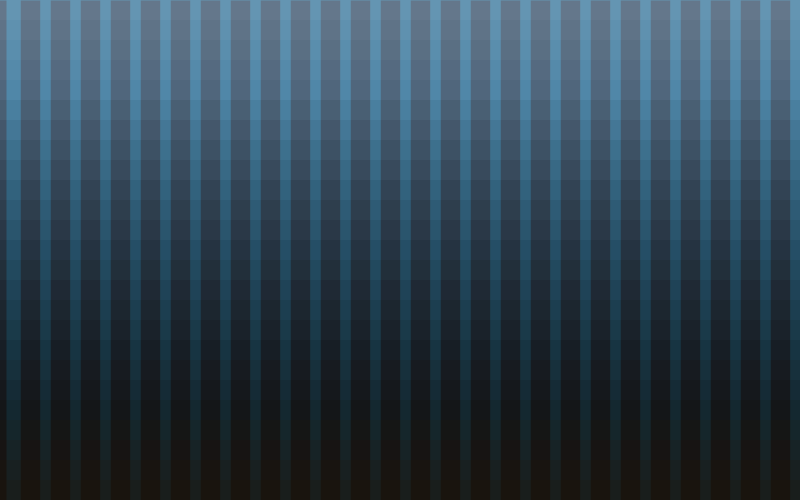
Frame 1 (no input)
Frame 60 (the mouse pressed at the canvas centre just before this capture): identical to frame 1, image omitted
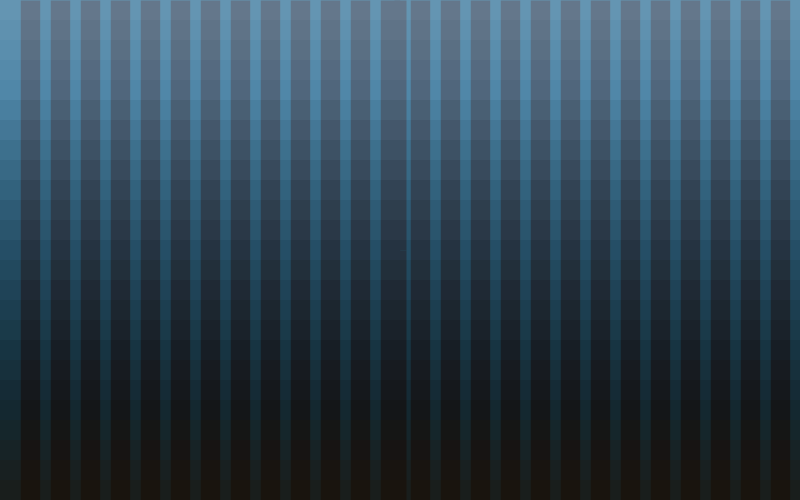
Frame 120 (the mouse held since frame 60 and released just before this capture)

The Processing sketch that drew these frames (run headless with seeded random() and noise(); from frame 60 on, the mouse is pressed at the canvas centre):

// Processing sketch: processing_85790
// ── processing_85790.pde



/*
void draw(){

  noStroke();
  for (int y = 0; y < width; y += 10) {
    for (int x = 0; x < height; x += 10) {
      fill((x+y) * 1.5);
      rect(x, y, 10, 10);
    }
  }

}
*/

void setup() {
  
  size(800, 500);
}

void draw() { 

  int transpMult = 15; // default 15. positive
  int pmouseXdiff = abs(pmouseX-mouseX); // difference between mouse frames
  int transpX = (255-(transpMult*pmouseXdiff)); // transparency value of vertical elements
  int pmouseYdiff = abs(pmouseY-mouseY); // difference between mouse frames
  int transpY = (255-(transpMult*pmouseYdiff)); // transparency value of vertical elements
  int transpMin = 50; // default 50. minimum transparency value of crosshairs in motion. 0 to 255.
  float leanMult = 3; //default 3. positive, increases amount of lean when moving mouse
  int strokeMin = 12; // default 5. minimum stroke on crosshair
  int strokeMax = strokeMin*5; // default strokeMin*10. maximum stroke on crosshair
  
  int bgMult = 5; // default 3. inverse. multiplier for reduction of blurring effects on background
  int strR  =  0;
  int strG  =  32;
  int strB  =  64;
  

  

  

background (0,80,128); 


strokeCap(SQUARE);

noCursor(); 


// XXXXXX CURSOR OUTPUT  
// vertical crosshair blurring effect

//stroke effect
    if (pmouseXdiff > strokeMin)
      if (pmouseXdiff < strokeMax) 
        strokeWeight(pmouseXdiff);
      else 
        strokeWeight(strokeMax);
    else 
      strokeWeight(strokeMin);

//transparency effect 
    if (transpX > transpMin)
        stroke(strR,strG,strB, transpX);
    else
        stroke(strR,strG,strB, transpMin);
       
        

  line(  // top
    pmouseX+((pmouseX-mouseX) * leanMult), 
    0, 
    mouseX, 
    mouseY); 
  
  line(  // bottom
    pmouseX+((pmouseX-mouseX) * leanMult), 
    height, 
    mouseX, 
    mouseY); 


strokeWeight(strokeMin*1.618);
stroke(strR,strG,strB,255);


for (int i = 30; i < width; i += 30) { // background lines
line(i,0,i,height);
}


for (int i = 0; i < width; i +=20) {stroke(0,0); // overlay gradient top
fill(255,255,255,100-i/4);
rect(0, i, width, 20);
}

for (int i = 0; i < height; i +=20) {stroke(0,0); // overlay gradient bottom
fill(32,16,0,200-i/2);
rect(0, height-20-i, width, 20);
}


/*
//HORIZONTAL CROSS
// horizontal lines blurring effect

    if (pmouseYdiff > strokeMin)    
      if (pmouseYdiff < strokeMax) strokeWeight(pmouseYdiff);
      else strokeWeight(strokeMax);
    else strokeWeight(strokeMin); 
     
    if (transpY > transpMin) stroke(255, transpY);
    else stroke(255, transpMin);
  
  
 line(  // left
    0,
    pmouseY+((pmouseY-mouseY) * leanMult), 
    mouseX, 
    mouseY
    ); 


  line(  // right
    width,
    pmouseY+((pmouseY-mouseY) * leanMult), 
    mouseX, 
    mouseY
    ); 
    
*/  


/*  
 WEIRD BUT INTERESTING INTERACTIONS
 line(  // left
    0,
    pmouseX+((pmouseX-mouseX) * leanMult), 
    mouseX, 
    mouseY); 
  println(transpX);


  line(  // right
    width,
    width-(pmouseX+((pmouseX-mouseX) * leanMult)), 
    mouseX, 
    mouseY); 
  println(transpX); */
} 
